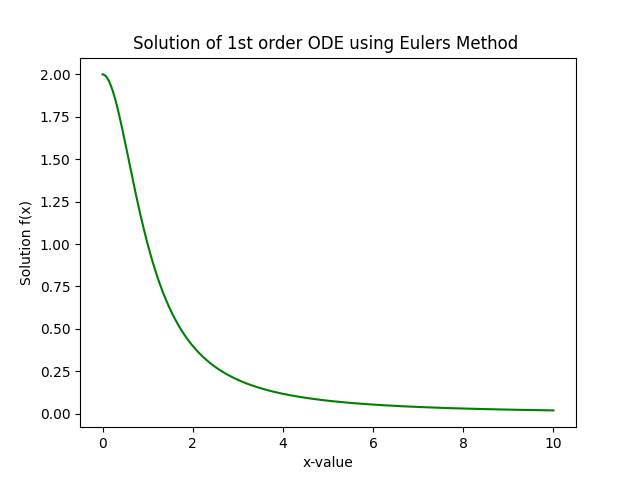

Reproduce this figure in Python.
#Solution of 1st order ODE (IVP) by Euler's Method

import numpy as np
import matplotlib.pyplot as plt

def fun(x,y):
    return -x*y**2                      #This is dy/dx
    
x0=eval(input('Enter initial x point : '))
y0=eval(input('Enter initial y point : '))
xn=eval(input('Enter desired x point of evaluation : '))
h=0.00001

def euler(fun,x,y,xn):
    while x<xn:
        y=y+h*fun(x,y)
        x=x+h
    return y
    
print('The solution for the given 1st order ODE at ',x0,'is :',euler(fun,x0,y0,xn))

x_val=np.linspace(x0,10,1000)
y_val=np.array([euler(fun,x0,y0,i) for i in x_val])
plt.plot(x_val,y_val,'g-')
plt.title('Solution of 1st order ODE using Eulers Method ')
plt.xlabel('x-value')
plt.ylabel('Solution f(x)')
plt.savefig('/home/tux_blue/Documents/GitHub/Computational-Physics-UG/Numerical Methods/Differential Equation (IVP)/Python Files/Algorithmic_Implementation/Euler_1st_order.png')
plt.show()
